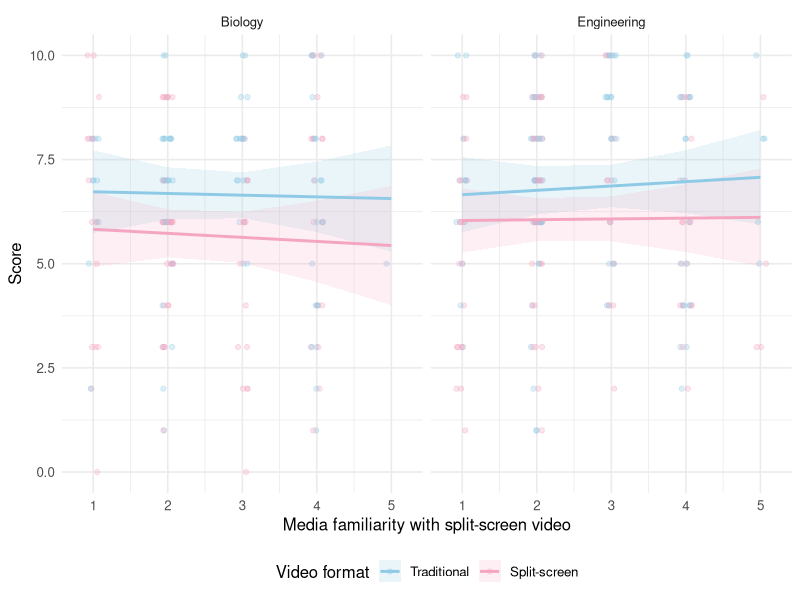
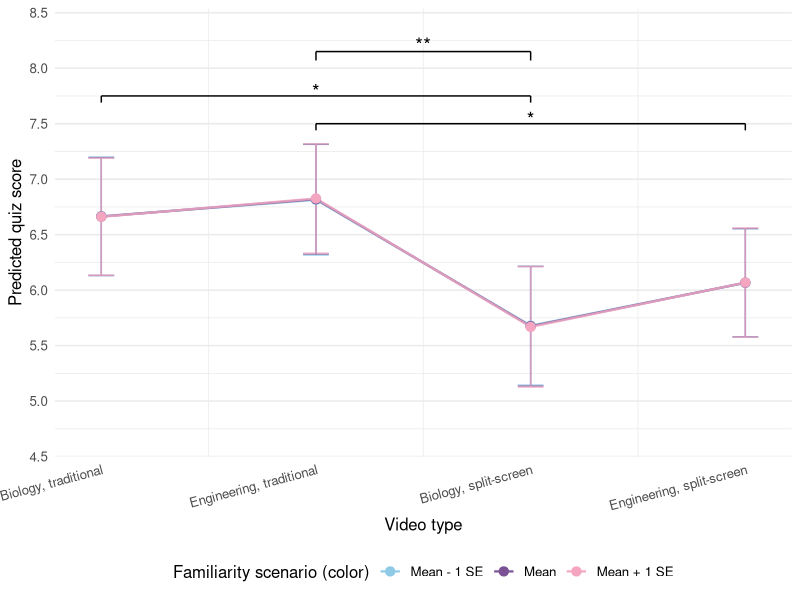
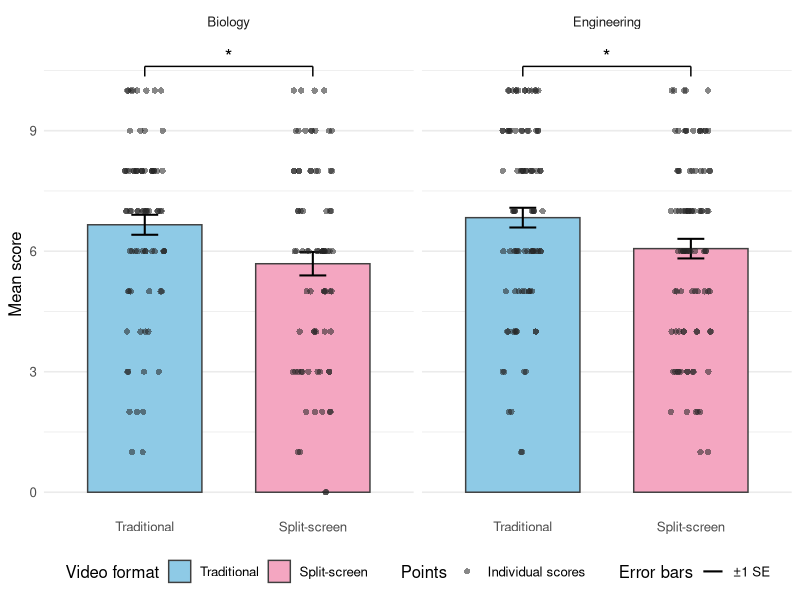

The R source for these figures, in order:
## ---- chunk 1
suppressPackageStartupMessages(suppressWarnings({
  library(tidyverse)
  library(emmeans)
}))
## ---- chunk 2
# Read the study data from the project folder so the file works on other computers.
study_data <- read_csv("data/data.csv", show_col_types = FALSE)

# Exclude participants who reported a diagnosed ADHD diagnosis.
analysis_data <- study_data %>%
  filter(`ADHD raw` != "Yes") %>%
  mutate(
    Condition = factor(
      as.character(`Video Type`),
      levels = c("1", "2", "3", "4"),
      labels = c(
        "Biology, traditional",
        "Engineering, traditional",
        "Biology, split-screen",
        "Engineering, split-screen"
      )
    ),
    VideoFormat = factor(
      case_when(
        as.character(`Video Type`) %in% c("1", "2") ~ "Traditional",
        as.character(`Video Type`) %in% c("3", "4") ~ "Split-screen"
      ),
      levels = c("Traditional", "Split-screen")
    ),
    VideoTopic = factor(
      case_when(
        as.character(`Video Type`) %in% c("1", "3") ~ "Biology",
        as.character(`Video Type`) %in% c("2", "4") ~ "Engineering"
      ),
      levels = c("Biology", "Engineering")
    ),
    MediaFamiliarity = as.integer(factor(
      `Media Familiarity raw`,
      levels = c("Never", "Not too often", "Somewhat often", "Often", "Always"),
      ordered = TRUE
    ))
  )

# Center the ordered 1–5 familiarity score so model main effects are evaluated
# at the sample's average familiarity.
analysis_data <- analysis_data %>%
  mutate(MediaFamiliarity = MediaFamiliarity - mean(MediaFamiliarity, na.rm = TRUE))

# Use sum contrasts for the two experimental factors.
contrasts(analysis_data$VideoFormat) <- contr.sum(2)
contrasts(analysis_data$VideoTopic) <- contr.sum(2)

# Keep format colors consistent across figures.
format_colors <- c("Traditional" = "#8ECAE6", "Split-screen" = "#F4A6C1")
## ---- chunk 3
descriptive_stats <- analysis_data %>%
  group_by(Condition) %>%
  summarise(
    N = sum(!is.na(Score)),
    Mean = mean(Score, na.rm = TRUE),
    SD = sd(Score, na.rm = TRUE),
    CI_Lower = Mean - qt(0.975, df = N - 1) * SD / sqrt(N),
    CI_Upper = Mean + qt(0.975, df = N - 1) * SD / sqrt(N),
    .groups = "drop"
  )

knitr::kable(
  descriptive_stats,
  format = "html",
  digits = 2,
  align = c("l", "r", "r", "r", "r", "r"),
  col.names = c("Video Type", "N", "Mean", "SD", "Lower CI", "Upper CI"),
  table.attr = 'class="apa-table"',
  caption = NULL
)
## ---- chunk 4
score_model <- lm(
  Score ~ VideoFormat * MediaFamiliarity * VideoTopic,
  data = analysis_data
)

model_coefficients <- as.data.frame(coef(summary(score_model)))
model_coefficients$Term <- rownames(model_coefficients)
model_ci <- confint(score_model)
model_coefficients$`95% CI lower` <- model_ci[, 1]
model_coefficients$`95% CI upper` <- model_ci[, 2]
rownames(model_coefficients) <- NULL
model_coefficients <- model_coefficients %>%
  select(Term, Estimate, `Std. Error`, `t value`, `Pr(>|t|)`, `95% CI lower`, `95% CI upper`)

knitr::kable(
  model_coefficients,
  format = "html",
  digits = 3,
  caption = "Linear model coefficients"
)
## ---- chunk 5
familiarity_center <- mean(
  as.integer(factor(
    analysis_data$`Media Familiarity raw`,
    levels = c("Never", "Not too often", "Somewhat often", "Often", "Always"),
    ordered = TRUE
  )),
  na.rm = TRUE
)

prediction_grid <- tidyr::expand_grid(
  MediaFamiliarity = 1:5 - familiarity_center,
  VideoFormat = levels(analysis_data$VideoFormat),
  VideoTopic = levels(analysis_data$VideoTopic)
)
prediction_grid$VideoFormat <- factor(
  prediction_grid$VideoFormat,
  levels = levels(analysis_data$VideoFormat)
)
prediction_grid$VideoTopic <- factor(
  prediction_grid$VideoTopic,
  levels = levels(analysis_data$VideoTopic)
)
prediction_grid <- bind_cols(
  prediction_grid,
  as.data.frame(predict(score_model, newdata = prediction_grid, interval = "confidence"))
)

ggplot() +
  geom_point(
    data = analysis_data,
    aes(x = MediaFamiliarity + familiarity_center, y = Score, color = VideoFormat),
    alpha = 0.3,
    position = position_jitter(width = 0.08, height = 0, seed = 42)
  ) +
  geom_ribbon(
    data = prediction_grid,
    aes(x = MediaFamiliarity + familiarity_center, ymin = lwr, ymax = upr,
        fill = VideoFormat, group = VideoFormat),
    alpha = 0.18,
    color = NA
  ) +
  geom_line(
    data = prediction_grid,
    aes(x = MediaFamiliarity + familiarity_center, y = fit,
        color = VideoFormat, group = VideoFormat),
    linewidth = 1
  ) +
  scale_color_manual(values = format_colors) +
  scale_fill_manual(values = format_colors) +
  facet_wrap(~ VideoTopic) +
  scale_x_continuous(breaks = 1:5, limits = c(0.8, 5.2)) +
  labs(
    x = "Media familiarity with split-screen video",
    y = "Score",
    color = "Video format",
    fill = "Video format"
  ) +
  theme_minimal(base_size = 12) +
  theme(legend.position = "bottom")
## ---- chunk 6
knitr::kable(
  as.data.frame(joint_tests(score_model)),
  format = "html",
  digits = 3,
  caption = "Joint tests of model effects"
)
## ---- chunk 7
format_emm <- emmeans(score_model, ~ VideoFormat | VideoTopic)
format_contrasts <- contrast(
  format_emm,
  method = list("Split-screen - traditional" = c(-1, 1)),
  adjust = "holm"
)

knitr::kable(
  as.data.frame(summary(format_contrasts, infer = TRUE, by = NULL, adjust = "holm")),
  format = "html",
  digits = 3,
  caption = "Planned format contrasts within topic and familiarity level"
)
## ---- chunk 8
topic_emm <- emmeans(score_model, ~ VideoTopic | VideoFormat)
topic_contrasts <- contrast(
  topic_emm,
  method = list("Biology - engineering" = c(1, -1)),
  adjust = "holm"
)

knitr::kable(
  as.data.frame(summary(topic_contrasts, infer = TRUE, by = NULL, adjust = "holm")),
  format = "html",
  digits = 3,
  caption = "Planned topic contrasts within format and familiarity level"
)
## ---- chunk 9
familiarity_trends <- emtrends(
  score_model,
  ~ VideoFormat * VideoTopic,
  var = "MediaFamiliarity"
)

knitr::kable(
  as.data.frame(summary(familiarity_trends, infer = TRUE, adjust = "holm")),
  format = "html",
  digits = 3,
  caption = "Planned familiarity slopes within format and topic"
)
## ---- chunk 10
condition_emm <- emmeans(
  score_model,
  ~ VideoFormat * VideoTopic,
  at = list(MediaFamiliarity = 0)
)
cross_condition_contrasts <- contrast(
  condition_emm,
  method = list(
    "Biology traditional - Engineering split-screen" = c(1, 0, 0, -1),
    "Engineering traditional - Biology split-screen" = c(0, -1, 1, 0)
  ),
  adjust = "holm"
)
cross_condition_results <- as.data.frame(
  summary(cross_condition_contrasts, infer = TRUE, adjust = "holm")
)

knitr::kable(
  cross_condition_results,
  format = "html",
  digits = 3,
  caption = "Planned cross-condition comparisons at average familiarity (Holm-adjusted)"
)
## ---- chunk 11
familiarity_se <- sd(analysis_data$MediaFamiliarity, na.rm = TRUE) /
  sqrt(sum(!is.na(analysis_data$MediaFamiliarity)))
familiarity_scenarios <- c(
  "Mean - 1 SE" = -familiarity_se,
  "Mean" = 0,
  "Mean + 1 SE" = familiarity_se
)
familiarity_colors <- c(
  "Mean - 1 SE" = "#8ECAE6",
  "Mean" = "#7A5195",
  "Mean + 1 SE" = "#F4A6C1"
)

interaction_grid <- tidyr::expand_grid(
  Condition = levels(analysis_data$Condition),
  FamiliarityLevel = names(familiarity_scenarios)
) %>%
  mutate(
    VideoFormat = if_else(grepl("split-screen", Condition), "Split-screen", "Traditional"),
    VideoTopic = if_else(grepl("Biology", Condition), "Biology", "Engineering"),
    MediaFamiliarity = unname(familiarity_scenarios[FamiliarityLevel]),
    VideoFormat = factor(VideoFormat, levels = levels(analysis_data$VideoFormat)),
    VideoTopic = factor(VideoTopic, levels = levels(analysis_data$VideoTopic)),
    Condition = factor(Condition, levels = levels(analysis_data$Condition)),
    FamiliarityLevel = factor(FamiliarityLevel, levels = names(familiarity_scenarios))
  )

interaction_grid <- bind_cols(
  interaction_grid,
  as.data.frame(predict(score_model, newdata = interaction_grid, interval = "confidence"))
)

interaction_significance <- as.data.frame(
  summary(format_contrasts, infer = TRUE, by = NULL, adjust = "holm")
) %>%
  mutate(
    stars = case_when(
      p.value < .001 ~ "***",
      p.value < .01 ~ "**",
      p.value < .05 ~ "*",
      TRUE ~ ""
    ),
    x = if_else(VideoTopic == "Biology", 1, 2),
    xend = if_else(VideoTopic == "Biology", 3, 4),
    y = if_else(VideoTopic == "Biology", 7.75, 7.5)
  ) %>%
  filter(stars != "")

cross_condition_plot <- cross_condition_results %>%
  mutate(
    stars = case_when(
      p.value < .001 ~ "***",
      p.value < .01 ~ "**",
      p.value < .05 ~ "*",
      TRUE ~ ""
    ),
    x = 2,
    xend = 3,
    y = 8.15
  ) %>%
  filter(stars != "")

ggplot(
  interaction_grid,
  aes(x = as.numeric(Condition), y = fit, color = FamiliarityLevel, group = FamiliarityLevel)
) +
  geom_line(linewidth = 0.8, alpha = 0.8) +
  geom_errorbar(aes(ymin = lwr, ymax = upr), width = 0.12, alpha = 0.7) +
  geom_point(size = 2.8) +
  geom_segment(
    data = interaction_significance,
    aes(x = x, xend = xend, y = y, yend = y),
    inherit.aes = FALSE
  ) +
  geom_segment(
    data = interaction_significance,
    aes(x = x, xend = x, y = y - 0.06, yend = y),
    inherit.aes = FALSE
  ) +
  geom_segment(
    data = interaction_significance,
    aes(x = xend, xend = xend, y = y - 0.06, yend = y),
    inherit.aes = FALSE
  ) +
  geom_text(
    data = interaction_significance,
    aes(x = (x + xend) / 2, y = y + 0.04, label = stars),
    inherit.aes = FALSE,
    size = 5
  ) +
  geom_segment(
    data = cross_condition_plot,
    aes(x = x, xend = xend, y = y, yend = y),
    inherit.aes = FALSE
  ) +
  geom_segment(
    data = cross_condition_plot,
    aes(x = x, xend = x, y = y - 0.08, yend = y),
    inherit.aes = FALSE
  ) +
  geom_segment(
    data = cross_condition_plot,
    aes(x = xend, xend = xend, y = y - 0.08, yend = y),
    inherit.aes = FALSE
  ) +
  geom_text(
    data = cross_condition_plot,
    aes(x = (x + xend) / 2, y = y + 0.06, label = stars),
    inherit.aes = FALSE,
    size = 5
  ) +
  scale_x_continuous(
    breaks = seq_along(levels(analysis_data$Condition)),
    labels = levels(analysis_data$Condition)
  ) +
  scale_color_manual(
    name = "Familiarity scenario (color)",
    values = familiarity_colors,
    drop = FALSE
  ) +
  scale_y_continuous(limits = c(4.5, 8.5), breaks = seq(4.5, 8.5, by = 0.5), expand = expansion(mult = c(0, 0.01))) +
  labs(
    x = "Video type",
    y = "Predicted quiz score"
  ) +
  theme_minimal(base_size = 12) +
  theme(
    legend.position = "bottom",
    axis.text.x = element_text(angle = 15, hjust = 1),
    panel.grid.major.x = element_blank()
  )
## ---- chunk 12
plot_summary <- analysis_data %>%
  group_by(VideoTopic, VideoFormat) %>%
  summarise(
    N = sum(!is.na(Score)),
    Mean = mean(Score, na.rm = TRUE),
    SE = sd(Score, na.rm = TRUE) / sqrt(N),
    .groups = "drop"
  )

format_test_plot <- as.data.frame(
  summary(format_contrasts, infer = TRUE, by = NULL, adjust = "holm")
) %>%
  mutate(
    stars = case_when(
      p.value < .001 ~ "***",
      p.value < .01 ~ "**",
      p.value < .05 ~ "*",
      TRUE ~ ""
    ),
    x = 1,
    xend = 2,
    y = max(analysis_data$Score, na.rm = TRUE) * 1.06
  ) %>%
  filter(stars != "")

ggplot() +
  geom_col(
    data = plot_summary,
    aes(x = VideoFormat, y = Mean, fill = VideoFormat),
    width = 0.68,
    color = "grey25"
  ) +
  geom_errorbar(
    data = plot_summary,
    aes(x = VideoFormat, ymin = Mean - SE, ymax = Mean + SE,
        linetype = "±1 SE"),
    width = 0.16,
    linewidth = 0.7
  ) +
  geom_point(
    data = analysis_data,
    aes(x = VideoFormat, y = Score, shape = "Individual scores"),
    position = position_jitter(width = 0.12, height = 0, seed = 42),
    alpha = 0.55,
    size = 1.8,
    color = "grey15"
  ) +
  geom_segment(
    data = format_test_plot,
    aes(x = x, xend = xend, y = y, yend = y),
    inherit.aes = FALSE
  ) +
  geom_segment(
    data = format_test_plot,
    aes(x = x, xend = x, y = y - 0.025 * diff(range(analysis_data$Score, na.rm = TRUE)), yend = y),
    inherit.aes = FALSE
  ) +
  geom_segment(
    data = format_test_plot,
    aes(x = xend, xend = xend, y = y - 0.025 * diff(range(analysis_data$Score, na.rm = TRUE)), yend = y),
    inherit.aes = FALSE
  ) +
  geom_text(
    data = format_test_plot,
    aes(x = 1.5, y = y + 0.025 * diff(range(analysis_data$Score, na.rm = TRUE)), label = stars),
    inherit.aes = FALSE,
    size = 5
  ) +
  facet_wrap(~ VideoTopic) +
  scale_fill_manual(
    name = "Video format",
    values = format_colors
  ) +
  scale_shape_manual(name = "Points", values = c("Individual scores" = 16)) +
  scale_linetype_manual(name = "Error bars", values = c("±1 SE" = "solid")) +
  labs(x = NULL, y = "Mean score") +
  guides(
    fill = guide_legend(order = 1),
    shape = guide_legend(order = 2),
    linetype = guide_legend(order = 3)
  ) +
  theme_minimal(base_size = 12) +
  theme(legend.position = "bottom", panel.grid.major.x = element_blank())
